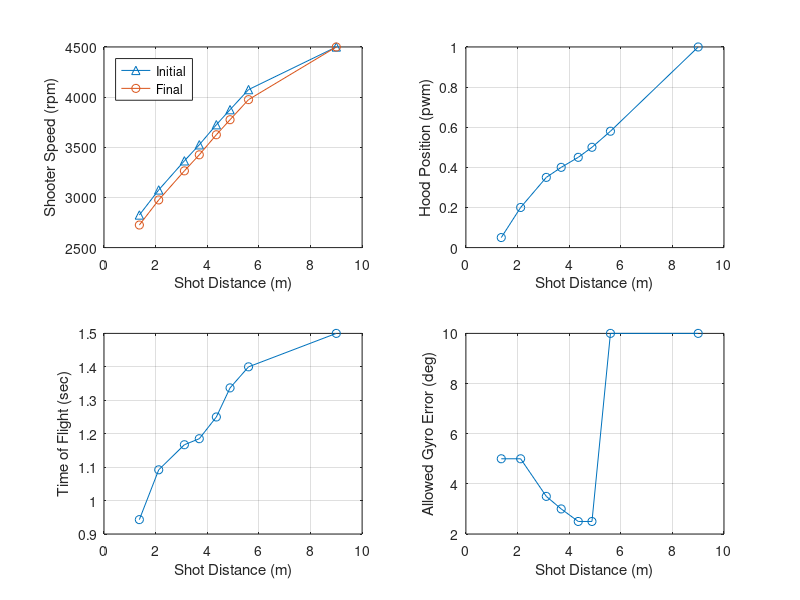

MATLAB code for this plot:
%% Output Overrides
TEST_Output_Override_Flag = 0;
TEST_Transfer_Motor_DC_OV = 0;
TEST_Feeder_Motor_DC_OV = 0;
TEST_Desired_Shooter_Speed_OV = 0;
TEST_Desired_Shooter_FF_DC_OV = 0;
TEST_Desired_Hood_Enable_OV = 0;
TEST_Desired_Hood_Pos_OV = 0.05;
TEST_Intake_Arm_Motor_DC_OV = 0;
TEST_Intake_Roller_Motor_DC_OV = 0;

%% Field Element Position Data
Field_BlueAllianceZoneX = 182.11*0.0254;             % Meters
Field_RedAllianceZoneX  = (651.22-182.11)*0.0254;    % Meters
Field_Blue_Hub_X        = 182.11*0.0254;             % Meters
Field_Hub_Y             = 158.84*0.0254;             % Meters
Field_Red_Hub_X         = (651.22-182.11)*0.0254;    % Meters
Field_Pass_Y_Top        = (317.69-(96))*0.0254;
Field_Pass_Y_Bottom     = (96)*0.0254;
Field_Blue_Pass_X       = (156.61/2)*0.0254;
Field_Red_Pass_X        = (651.22-((156.61/2)))*0.0254;
Blue_Hub_LeftX = 5.1717;
Blue_Hub_RightX = 5.1717;
Blue_Hub_RightY = 4.548;
Blue_Hub_LeftY = 3.354;
Red_Hub_LeftX = 11.369;
Red_Hub_RightX = 11.369;
Red_Hub_RightY = 3.354;
Red_Hub_LeftY = 4.548;
%Field_Width = 317.69 * 0.0254;
Field_Width_Pass = (317.69 - 39.375) * 0.0254;
Field_Length = 691.22 * 0.0254;
Field_Length_Half = (Field_Length)/2;

%% Shooting Control Data
% Targets
Rebuilt_Transfer_Minimum_Factor = 0.8;
Rebuilt_Target_Transfer_Speed = 4000;   % rpm
Rebuilt_Negative_Feeder_Speed = -3000;  % this was -1000 with a 1:1 gear ratio
Rebuilt_Target_Feeder_Speed = 3*Rebuilt_Target_Transfer_Speed*0.84;  % rpm
Rebuilt_Feeder_Time_FWD = 0.5;
Rebuilt_Feeder_Time_REV = 0.5;
% The 3 factor is for the 3:1 gear box.
% The 0.84 factor sets feeder belt linear speed to match transfer wheel surface linear speed
% Assumes 4 inch diameter transfer wheels and 24 tooth pulleys driving the belts

Rebuilt_Shot_Init_Time = 0.4; % Seconds

% Condition Checks
Rebuilt_Shoot_Robot_Velocity_Max = 1.7;   % meter/second
Rebuilt_Shoot_Motor_Max_Error = 100;    % rpm
Rebuilt_Shoot_Hood_Pos_Max_Error = 0.03;    % pwm position
Feeder_Max_Pulsetime = 1000; % seconds

% Check if Hub is Active for Scoring
Rebuilt_Match_Time_Transition  = 10; 
Rebuilt_Match_Time_Shift_1  = 35; 
Rebuilt_Match_Time_Shift_2  = 60; 
Rebuilt_Match_Time_Shift_3  = 85;
Rebuilt_Match_Time_Shift_4  = 110;
Rebuilt_Match_Time_Auto_Timer  = 30;
Rebuilt_Match_Time_Shift_Timer  = 25;
Rebuilt_Match_Time_End_Game_Timer = 30; 
Rebuilt_Match_Time_Shoot_Early = 2;

% Iteration error target threshold
Rebuilt_Shoot_Target_Error_Thresh = 0.1;    % Meters

Rebuilt_Des_Gyro_Shoot_Offset = 0;  % Degrees

% Distance (m)
Rebuilt_Shoot_Dist_0 = 1.370;
Rebuilt_Shoot_Dist_1 = 2.120;
Rebuilt_Shoot_Dist_2 = 3.115;
Rebuilt_Shoot_Dist_3 = 3.692;
Rebuilt_Shoot_Dist_4 = 4.353;
Rebuilt_Shoot_Dist_5 = 4.884;
Rebuilt_Shoot_Dist_6 = 5.6;
Rebuilt_Shoot_Dist_7 = 9.0;

% Desired_Shooter_Motor_Speed (rpm)
Rebuilt_Shoot_Shooter_Spd_0 = 2725;
Rebuilt_Shoot_Shooter_Spd_1 = 2975;
Rebuilt_Shoot_Shooter_Spd_2 = 3265;
Rebuilt_Shoot_Shooter_Spd_3 = 3425;
Rebuilt_Shoot_Shooter_Spd_4 = 3625;
Rebuilt_Shoot_Shooter_Spd_5 = 3775;
Rebuilt_Shoot_Shooter_Spd_6 = 3975;
Rebuilt_Shoot_Shooter_Spd_7 = 4500;

delta = 100;
% Desired_Shooter_Motor_Speed Init (rpm)
Rebuilt_Shoot_Shooter_Spd_I_0 = Rebuilt_Shoot_Shooter_Spd_0+delta;
Rebuilt_Shoot_Shooter_Spd_I_1 = Rebuilt_Shoot_Shooter_Spd_1+delta;
Rebuilt_Shoot_Shooter_Spd_I_2 = Rebuilt_Shoot_Shooter_Spd_2+delta;
Rebuilt_Shoot_Shooter_Spd_I_3 = Rebuilt_Shoot_Shooter_Spd_3+delta;
Rebuilt_Shoot_Shooter_Spd_I_4 = Rebuilt_Shoot_Shooter_Spd_4+delta;
Rebuilt_Shoot_Shooter_Spd_I_5 = Rebuilt_Shoot_Shooter_Spd_5+delta;
Rebuilt_Shoot_Shooter_Spd_I_6 = Rebuilt_Shoot_Shooter_Spd_6+delta;
Rebuilt_Shoot_Shooter_Spd_I_7 = Rebuilt_Shoot_Shooter_Spd_7;
clear delta

% Desired Hood Position (pwm)
Rebuilt_Shoot_Hood_Pos_0 = 0.05;
Rebuilt_Shoot_Hood_Pos_1 = 0.20;
Rebuilt_Shoot_Hood_Pos_2 = 0.35;
Rebuilt_Shoot_Hood_Pos_3 = 0.4;
Rebuilt_Shoot_Hood_Pos_4 = 0.45;
Rebuilt_Shoot_Hood_Pos_5 = 0.5;
Rebuilt_Shoot_Hood_Pos_6 = 0.58;
Rebuilt_Shoot_Hood_Pos_7 = 1;

% Time of Flight (sec)
Rebuilt_Shoot_TOF_0 = 0.943;
Rebuilt_Shoot_TOF_1 = 1.092;
Rebuilt_Shoot_TOF_2 = 1.167;
Rebuilt_Shoot_TOF_3 = 1.185;
Rebuilt_Shoot_TOF_4 = 1.250;
Rebuilt_Shoot_TOF_5 = 1.337;
Rebuilt_Shoot_TOF_6 = 1.4;
Rebuilt_Shoot_TOF_7 = 1.5;

% Allowed Gyro Error (degrees ... convert to radians in model)
Rebuilt_Shoot_Gyro_Err_0 = 5;
Rebuilt_Shoot_Gyro_Err_1 = 5;
Rebuilt_Shoot_Gyro_Err_2 = 3.5;
Rebuilt_Shoot_Gyro_Err_3 = 3.0;
Rebuilt_Shoot_Gyro_Err_4 = 2.5;
Rebuilt_Shoot_Gyro_Err_5 = 2.5;
Rebuilt_Shoot_Gyro_Err_6 = 10;
Rebuilt_Shoot_Gyro_Err_7 = 10;

% PLOT TABLES
    plot_dist     = [Rebuilt_Shoot_Dist_0 Rebuilt_Shoot_Dist_1 Rebuilt_Shoot_Dist_2 Rebuilt_Shoot_Dist_3 Rebuilt_Shoot_Dist_4 Rebuilt_Shoot_Dist_5 Rebuilt_Shoot_Dist_6 Rebuilt_Shoot_Dist_7];
    plot_shooter_i= [Rebuilt_Shoot_Shooter_Spd_I_0 Rebuilt_Shoot_Shooter_Spd_I_1 Rebuilt_Shoot_Shooter_Spd_I_2 Rebuilt_Shoot_Shooter_Spd_I_3 Rebuilt_Shoot_Shooter_Spd_I_4 Rebuilt_Shoot_Shooter_Spd_I_5 Rebuilt_Shoot_Shooter_Spd_I_6 Rebuilt_Shoot_Shooter_Spd_I_7];
    plot_shooter  = [Rebuilt_Shoot_Shooter_Spd_0 Rebuilt_Shoot_Shooter_Spd_1 Rebuilt_Shoot_Shooter_Spd_2 Rebuilt_Shoot_Shooter_Spd_3 Rebuilt_Shoot_Shooter_Spd_4 Rebuilt_Shoot_Shooter_Spd_5 Rebuilt_Shoot_Shooter_Spd_6 Rebuilt_Shoot_Shooter_Spd_7];
    plot_hood     = [Rebuilt_Shoot_Hood_Pos_0 Rebuilt_Shoot_Hood_Pos_1 Rebuilt_Shoot_Hood_Pos_2 Rebuilt_Shoot_Hood_Pos_3 Rebuilt_Shoot_Hood_Pos_4 Rebuilt_Shoot_Hood_Pos_5 Rebuilt_Shoot_Hood_Pos_6 Rebuilt_Shoot_Hood_Pos_7];
    plot_tof      = [Rebuilt_Shoot_TOF_0 Rebuilt_Shoot_TOF_1 Rebuilt_Shoot_TOF_2 Rebuilt_Shoot_TOF_3 Rebuilt_Shoot_TOF_4 Rebuilt_Shoot_TOF_5 Rebuilt_Shoot_TOF_6 Rebuilt_Shoot_TOF_7];
    plot_gyro_err = [Rebuilt_Shoot_Gyro_Err_0 Rebuilt_Shoot_Gyro_Err_1 Rebuilt_Shoot_Gyro_Err_2 Rebuilt_Shoot_Gyro_Err_3 Rebuilt_Shoot_Gyro_Err_4 Rebuilt_Shoot_Gyro_Err_5 Rebuilt_Shoot_Gyro_Err_6 Rebuilt_Shoot_Gyro_Err_7];
    
    figure(1)
    subplot(2,2,1), hold off
    plot(plot_dist,plot_shooter_i,'-^')
    hold on
    plot(plot_dist,plot_shooter,'-o')
    xlabel('Shot Distance (m)')
    ylabel('Shooter Speed (rpm)')
    grid on
    legend('Initial','Final','Location','northwest')
    
    subplot(2,2,2)
    plot(plot_dist,plot_hood,'-o')
    xlabel('Shot Distance (m)')
    ylabel('Hood Position (pwm)')
    grid on
    
    subplot(2,2,3)
    plot(plot_dist,plot_tof,'-o')
    xlabel('Shot Distance (m)')
    ylabel('Time of Flight (sec)')
    grid on
    
    subplot(2,2,4)
    plot(plot_dist,plot_gyro_err,'-o')
    xlabel('Shot Distance (m)')
    ylabel('Allowed Gyro Error (deg)')
    grid on
    
    % need to clear from workspace so not included in code generation
    clear plot_dist plot_shooter plot_hood plot_tof plot_gyro_err

% Control Parameters to Calculate Duty Cycle
Rebuilt_Feeder_Motor_Gain_FF = 1/6048;

Rebuilt_Transfer_Motor_Gain_FF = 1/7854;
Rebuilt_Transfer_Motor_Gain_P = 0.0001;
Rebuilt_Transfer_Motor_Gain_I = 0.001*0.02;
Rebuilt_Transfer_Error_Integral_Enable = 300;

Rebuilt_Shooter_Motor_Gain_FF = 1.5e-4; %1/6048;
Rebuilt_Shooter_Motor_Gain_P = 0.06;
Rebuilt_Shooter_Motor_Gain_I = 0.03;
Rebuilt_Shooter_Motor_Gain_I_Low = 0;
Rebuilt_Shooter_Error_Integral_Enable = 300;

% Hood Position Servo Properties
Rebuilt_Hood_Servo_Pos_Min = 0.05;
Rebuilt_Hood_Servo_Pos_Max = 1;
Rebuilt_Hood_Servo_Rate_Limit_Inc = 32/50*0.02;   % no load 32 mm/sec, total stroke 50 mm
Rebuilt_Hood_Servo_Rate_Limit_Dec = -Rebuilt_Hood_Servo_Rate_Limit_Inc;

%% Intake
Rebuilt_Intake_Des_Angle_In = -40;
Rebuilt_Intake_Meas_In_Disable = -20;   % disable motor when angle is less than this value and the desired anle is the in angle
Rebuilt_Intake_Meas_Out_Disable = 40;   % disable motor when angle is more than this value and the desired anle is the out angle
Rebuilt_Intake_Des_Angle_Out = 90;

Rebuilt_Intake_Cycle_Angle_In = -10;
Rebuilt_Intake_Cycle_Angle_Out = 10;

Rebuilt_Intake_RL_Inc =  3;
Rebuilt_Intake_RL_Dec = -3;

Rebuilt_Intake_Arm_Gain_P = 0.008;
Rebuilt_Intake_Arm_Gain_D = 0;

Rebuilt_Roller_Intake_In_Delay = 2; % sec

Rebuilt_Roller_Desired_Speed = 4500;
Rebuilt_Roller_Motor_Gain_FF = 1/6048;
Rebuilt_Roller_Motor_Gain_P = 0.0001;
Rebuilt_Roller_Motor_Gain_I = 0.001*0.02;
Rebuilt_Roller_Error_Integral_Enable = 300;
